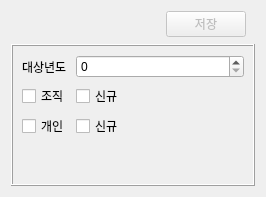
<?xml version="1.0" encoding="UTF-8"?>
<ui version="4.0">
 <class>Dialog</class>
 <widget class="QDialog" name="Dialog">
  <property name="geometry">
   <rect>
    <x>0</x>
    <y>0</y>
    <width>266</width>
    <height>197</height>
   </rect>
  </property>
  <property name="windowTitle">
   <string>년간목표 생성</string>
  </property>
  <property name="toolTip">
   <string>록</string>
  </property>
  <layout class="QVBoxLayout" name="verticalLayout_2">
   <item>
    <widget class="QFrame" name="frame_btn">
     <property name="sizePolicy">
      <sizepolicy hsizetype="Preferred" vsizetype="Fixed">
       <horstretch>0</horstretch>
       <verstretch>0</verstretch>
      </sizepolicy>
     </property>
     <property name="frameShape">
      <enum>QFrame::NoFrame</enum>
     </property>
     <property name="frameShadow">
      <enum>QFrame::Raised</enum>
     </property>
     <layout class="QHBoxLayout" name="horizontalLayout_2">
      <property name="topMargin">
       <number>0</number>
      </property>
      <property name="bottomMargin">
       <number>1</number>
      </property>
      <item>
       <spacer name="horizontalSpacer">
        <property name="orientation">
         <enum>Qt::Horizontal</enum>
        </property>
        <property name="sizeHint" stdset="0">
         <size>
          <width>385</width>
          <height>20</height>
         </size>
        </property>
       </spacer>
      </item>
      <item>
       <widget class="QPushButton" name="PB_Save">
        <property name="enabled">
         <bool>false</bool>
        </property>
        <property name="toolTip">
         <string/>
        </property>
        <property name="text">
         <string>저장</string>
        </property>
       </widget>
      </item>
     </layout>
    </widget>
   </item>
   <item>
    <widget class="QFrame" name="frame_Form">
     <property name="sizePolicy">
      <sizepolicy hsizetype="Preferred" vsizetype="Preferred">
       <horstretch>0</horstretch>
       <verstretch>3</verstretch>
      </sizepolicy>
     </property>
     <property name="frameShape">
      <enum>QFrame::Box</enum>
     </property>
     <property name="frameShadow">
      <enum>QFrame::Raised</enum>
     </property>
     <layout class="QVBoxLayout" name="verticalLayout">
      <item>
       <layout class="QFormLayout" name="formLayout">
        <item row="0" column="0">
         <widget class="QLabel" name="label">
          <property name="text">
           <string>대상년도</string>
          </property>
         </widget>
        </item>
        <item row="0" column="1">
         <widget class="QSpinBox" name="spinBox"/>
        </item>
        <item row="1" column="0">
         <widget class="QCheckBox" name="checkBox_Jojik">
          <property name="text">
           <string>조직</string>
          </property>
          <property name="tristate">
           <bool>true</bool>
          </property>
         </widget>
        </item>
        <item row="1" column="1">
         <widget class="QCheckBox" name="checkBox_Jojik_new">
          <property name="text">
           <string>신규</string>
          </property>
         </widget>
        </item>
        <item row="2" column="0">
         <widget class="QCheckBox" name="checkBox_Gaein">
          <property name="text">
           <string>개인</string>
          </property>
          <property name="tristate">
           <bool>true</bool>
          </property>
         </widget>
        </item>
        <item row="2" column="1">
         <widget class="QCheckBox" name="checkBox_Gaein_new">
          <property name="text">
           <string>신규</string>
          </property>
         </widget>
        </item>
       </layout>
      </item>
     </layout>
    </widget>
   </item>
  </layout>
 </widget>
 <resources/>
 <connections/>
</ui>
